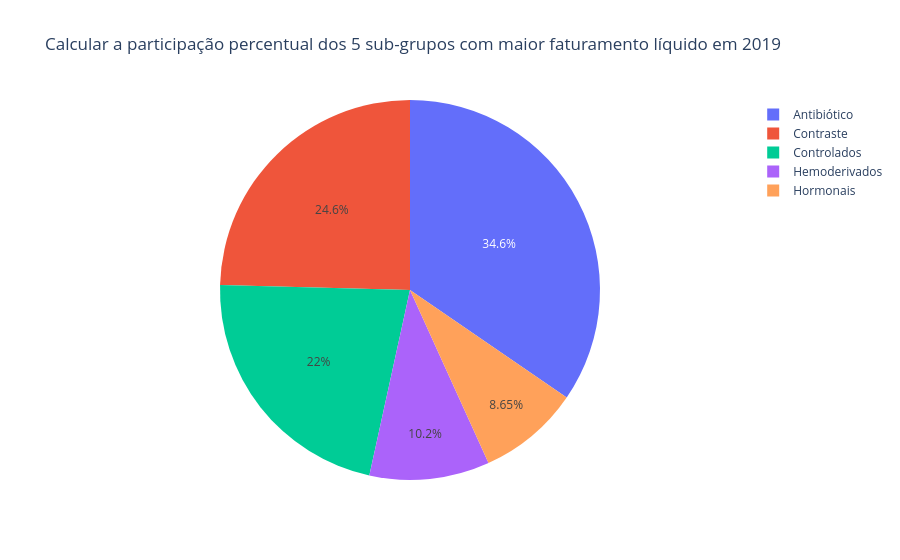

The notebook cell saved with this chart:
### Code cell
chat("Quais porcentagem de top 5 sub_grupo em relação ao faturamento líquido em 2019?")

### Figure 1 — Plotly figure (JSON) as saved in the notebook; plotly's stock layout.template omitted (floating-point values rounded to 4 significant figures)
{"data": [{"domain": {"x": [0, 1], "y": [0, 1]}, "hovertemplate": "SUB_GRUPO=%{label}<br>Faturamento_Liquido=%{value}<extra></extra>", "labels": ["Antibiótico", "Contraste", "Controlados", "Hemoderivados", "Hormonais"], "legendgroup": "", "name": "", "showlegend": true, "type": "pie", "values": [15040000.0, 10690000.0, 9564000.0, 4443000.0, 3764000.0]}], "layout": {"legend": {"tracegroupgap": 0}, "title": {"text": "Calcular a participação percentual dos 5 sub-grupos com maior faturamento líquido em 2019"}}}
